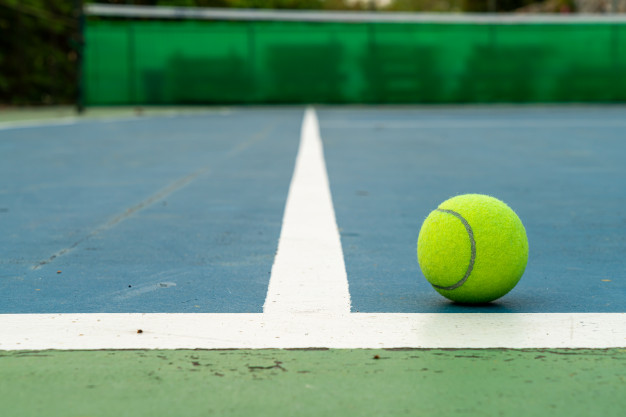
#> input picture Case_2/images/1.jpg, 626 x 417 px, found by its file name
$ python Color_filter.py
#> lines starting #> are read from the running program, lines starting #| are printed output that depends on the picture; after the words box and inside, x2 and y2 are one past the last pixel; in counts of white or black regions, pixels touching at a corner belong together
import cv2 as cv
import numpy as np

low_s = 0
high_s = 255
high_v = 255


def low_S(val):
    global low_s
    low_s = val
    b_img = cv.inRange(hsv, (30,low_s,0),(70,high_s,high_v))
    cv.imshow('ColorFilter',b_img)


def high_S(val):
    global high_s
    high_s = val
    b_img = cv.inRange(hsv, (30,low_s,0),(70,high_s,high_v))
    cv.imshow('ColorFilter',b_img)


def high_V(val):
    global high_v
    high_v = val
    b_img = cv.inRange(hsv, (30,low_s,0),(70,high_s,high_v))
    cv.imshow('ColorFilter',b_img)


img = cv.imread('Case_2/images/1.jpg', cv.IMREAD_COLOR)
#> img is the input picture: shape (417, 626, 3); mean B, G, R 124.3, 145.7, 103.9
img = cv.GaussianBlur(img,(5,5),0)

# Chuyển không gian màu sang hsv
hsv = cv.cvtColor(img,cv.COLOR_BGR2HSV)
#> hsv: shape (417, 626, 3); mean H, S, V 70.8, 114.9, 151.5

# Lọc màu với hàm inRange
b_img = cv.inRange(hsv, (30,0,0),(70,255,255))
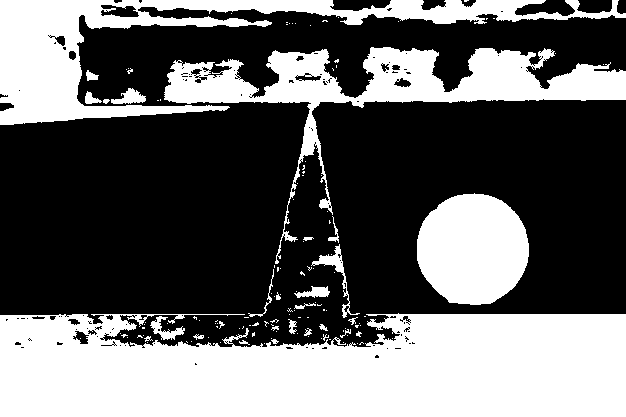
#> b_img: shape (417, 626); 40.2% white; 131 white regions (103 under 20 px), largest, box (x1, y1, x2, y2) and area: (0, 313, 626, 417) 56234, (0, 0, 626, 125) 18919, (164, 47, 626, 264) 17239

# Tạo Trackbar điều chỉnh giá trị V
cv.namedWindow('ColorFilter')
cv.createTrackbar('Low_s','ColorFilter',0,255,low_S)
#> slider 'Low_s' is set to 51
cv.createTrackbar('High_s','ColorFilter',0,255,high_S)
#> slider 'High_s' is set to 255
cv.createTrackbar('High_v','ColorFilter',0,255,high_V)
#> slider 'High_v' is set to 255


cv.imshow('Raw', img)
cv.imshow('loc mau', b_img)

cv.waitKey(0)
#> in low_S, `b_img = cv.inRange(hsv, (30,low_s,0),(70,high_s,high_v))`:
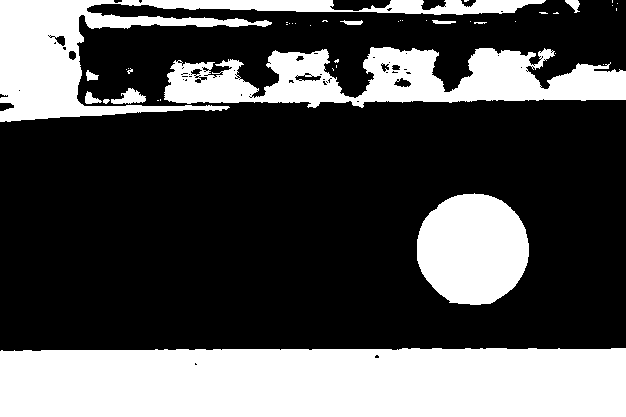
#> b_img: shape (417, 626); 32.6% white; 42 white regions (30 under 20 px), largest, box (x1, y1, x2, y2) and area: (0, 348, 626, 417) 42414, (164, 47, 626, 108) 16124, (0, 0, 546, 122) 15894
cv.destroyAllWindows()
